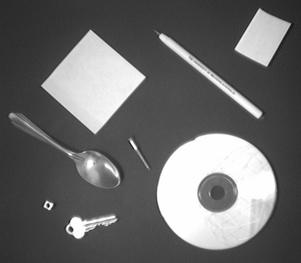
#> input picture test_images/4.jpg, 301 x 263 px
$ jupyter execute --allow-errors main.ipynb   (older library calls are emulated)
#> lines starting #> are read from the running program, lines starting #| are printed output that depends on the picture
# <center> <B> CS517 Project </B></center>
## <center>GVF Snakes (Active contours) </center>
<center></center>

### Submitted by:
* ### Aneeket Mangal 2019CSB1071
* ### Sangram Jagadale 2019CSB1091

### 0. Project Description

This project is an python based implementation of the Gradient Vector Flow snake based on the paper [Snakes, Shapes, and Gradient Vector Flow by Xu & Prince](https://ieeexplore.ieee.org/document/661186).

This technique uses the original force balance equation, as the building point to design the snake (active contour):

$F_{int} + F_{ext}^{(p)} = 0$, where

$F_{int} = \alpha x''(s) - \beta x''''(s)$

$F_{ext} = v(x, y)$

Gradient Vector Flow (GVF) field is defined to be the vector field $v(x, y) = [u(x, y), v(x, y)]$ that minimizes the following energy equation.

$\epsilon = \iint \mu(u_{x}^{2} + u_{y}^{2} + v_{x}^{2} + v_{y}^{2}) + |\nabla f|^{2}|v-\nabla f|^{2} dxdy$

### 1. Package Imports

[cell 1]
import matplotlib.pyplot as plt
import cv2
from tqdm.notebook import tqdm as tqdm
import skimage.filters as skimage_filter
import numpy as np

### 2. File input

[cell 2]
imgPath = "test_images/4.jpg" # file path
# taking image as input, converting into grayscale
img = None
try:
    img = cv2.imread(imgPath, 0)
#> img is the input picture: shape (263, 301); min 14, max 255, mean 106.3
except:
    # in case file is not found
    print("Image path incorrect.")
    exit(0)

plt.figure(figsize=(10, 10))
plt.subplot(1, 1, 1)
plt.title("Input Image")
plt.imshow(img, cmap="gray")

### 3. Edge Map

To get the GVF field, the first step is to extract
the edge map function $f(x, y)$ from the image $I(x, y)$.

According to the paper, the edge map should follow given properties:
* The gradient of an edge map has vectors normal to the edges
* Large values of intensity near the edges.
* Places where $I(x, y)$ is constant, $\nabla f(x, y)$ is 0

A suitable edge map function, which has been considered is:

$f(x, y) = −|\nabla[G_{σ}(x , y)∗I(x , y)]|$

where $G_{σ}$(x , y) is a two dimension gaussian function with standard deviation $σ$.

* Gaussian filter has been used to remove noise from the image.
* Further, sobel filter has been applied for calculating gradient on the resultant image.

[cell 3]
blurImg = cv2.GaussianBlur(img, (5, 5), 0)
gradX = cv2.Sobel(blurImg, cv2.CV_64F, 1, 0) # taking gradient in X direction
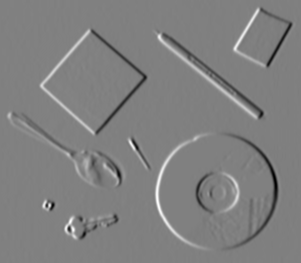
#> gradX: shape (263, 301) float64; min -456, max 451, mean 0; drawn with min black and max white
gradY = cv2.Sobel(blurImg, cv2.CV_64F, 0, 1) # taking gradient in Y direction
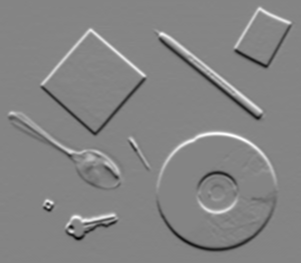
#> gradY: shape (263, 301) float64; min -423, max 390, mean 0.3; drawn with min black and max white
# calculating sqrt((gradX)**2 + (gradY)**2)
edgeMap = np.sqrt((gradX**2) + (gradY**2))
edgeMap = skimage_filter.sobel(blurImg)
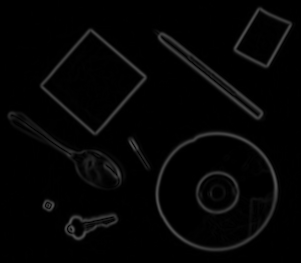
#> edgeMap: shape (263, 301) float64; min 0, max 0.331, mean 0.0205

plt.figure(figsize=(10, 10))
plt.subplot(1, 1, 1)
plt.title("Edge Map")
plt.imshow(edgeMap, cmap="gray")

### 4. Gradient field
Calculation of the gradient vectors of the edge map image

For horizontal direction:
$f_{x}(i, j) = (f(i, j+1) - f(i, j-1))/2$
for corner case:
* $f_{x}(i, 0) = f(i, 1) - f(i, 0)$
* $f_{x}(i, len-1) = f(i, len-1) - f(i, len-2)$

Similarly for gradient in vertical direction

[cell 4]
tempIm = edgeMap.copy()
tempIm = cv2.GaussianBlur(tempIm, (5, 5), 0)
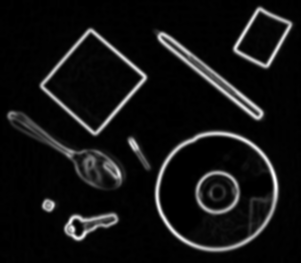
#> tempIm: shape (263, 301) float64; min 0, max 0.262, mean 0.0205; drawn with min black and max white


gradientX = tempIm.copy()
gradientY = tempIm.copy()
for i in range(tempIm.shape[0]):
    for j in range(tempIm.shape[1]):
        if(j == 0):
            gradientX[i][j] = tempIm[i][j+1] - tempIm[i][j]
        elif(j == tempIm.shape[1]-1):
            gradientX[i][j] = tempIm[i][j] - tempIm[i][j-1]
        else:
            gradientX[i][j] = (tempIm[i][j+1] - tempIm[i][j-1])/2
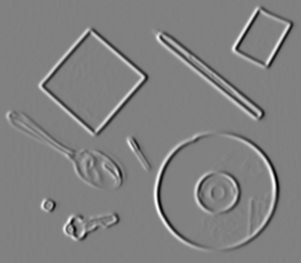
#> gradientX: shape (263, 301) float64; min -0.0838, max 0.0817, mean 2.02e-06; drawn with min black and max white


for i in range(tempIm.shape[1]):
    for j in range(tempIm.shape[0]):
        if(j == 0):
            gradientY[j][i] = tempIm[j+1][i] - tempIm[j][i]
        elif(j == tempIm.shape[0]-1):
            gradientY[j][i] = tempIm[j][i] - tempIm[j-1][i]
        else:
            gradientY[j][i] = (tempIm[j+1][i] - tempIm[j-1][i])/2
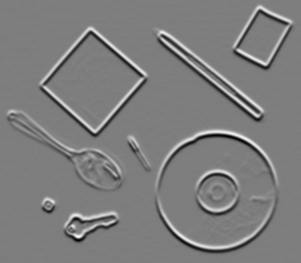
#> gradientY: shape (263, 301) float64; min -0.0721, max 0.0738, mean 2.1e-06; drawn with min black and max white

plt.figure(figsize=(10, 10))
plt.subplot(1, 2, 1)
plt.title("gradient X")
plt.imshow(gradientX, cmap= "seismic")
plt.subplot(1, 2, 2)
plt.title("gradient Y")
plt.imshow(gradientY, cmap = "seismic")

### 5. Gradient Vector field

According to the paper, the iterative solution to the GVF, after few approximations can be written as:

$u_{i, j}^{n+1} = (1-b_{i, j}\Delta t)u_{i, j}^{n} + r(u_{i+1, j}^{n} + u_{i, j+1}^{n} + u_{i-1, j}^{n} + u_{i, j-1}^{n} - 4u_{i, j}^{n}) +  c_{i, j}^{1}\Delta t$

$v_{i, j}^{n+1} = (1-b_{i, j}\Delta t)v_{i, j}^{n} + r(v_{i+1, j}^{n} + v_{i, j+1}^{n} + v_{i-1, j}^{n} + v_{i, j-1}^{n} - 4v_{i, j}^{n}) +  c_{i, j}^{2}\Delta t$

These equations can be rewritten as (in terms of 2D matrix algebra(numpy)):

$u^{n+1} = (1-b*\Delta t)u^{n} + r*laplacian_{3x3}(u^{n}) + c_{1}\Delta t$

$v^{n+1} = (1-b*\Delta t)v^{n} + r*laplacian_{3x3}(v^{n}) + c_{2}\Delta t$

where,

$r = μ\Delta t /\Delta x\Delta y$, the Courant–Friedrichs–Lewy step-size restriction

$b(x, y) = f_{x}(x, y)^{2} + f_{y}(x, y)^{2}$

$c^{1}(x, y) = b(x, y)f_{x}(x, y)$

$c^{2}(x, y) = b(x, y)f_{y}(x, y)$

$μ$ is a parameter that depends on the noise level of the image. It should be in directly proptional nature with the image noise level. If the noise is high, the value of $μ$, should be increased.

The paper suggests that "Provided that $b$, $c^{1}$ and $c^{2}$ are bounded, the first two equations are stable whenever the value of $r <= 0.25$".

We will calculate \Delta t using:

$\Delta t = \Delta x\Delta y/rμ$, the Courant–Friedrichs–Lewy step-size restriction

Number of iterations have been taken to be $\sqrt N$, as per the suggestion of the paper itself, where N is the area of the image $(h*w)$.

[cell 5]
# parameters for GVF
# as defined in the above markdown
dx, dy = 1.0, 1.0
mu = 1 #can be increased if image is noisy
r = 0.25
b = np.square(gradientX) + np.square(gradientY)
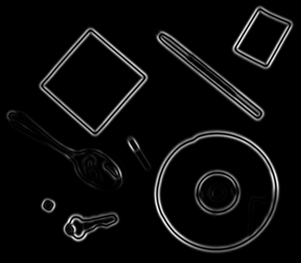
#> b: shape (263, 301) float64; min 0, max 0.00751, mean 0.000336; drawn with min black and max white
c1, c2 = b*gradientX, b*gradientY
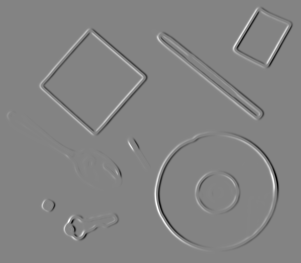
#> c1: shape (263, 301) float64; min -0.000625, max 0.000582, mean -3.77e-07; drawn with min black and max white
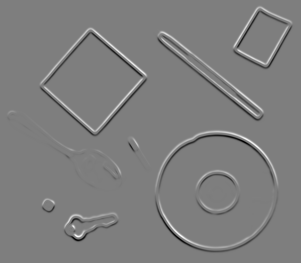
#> c2: shape (263, 301) float64; min -0.000412, max 0.000421, mean 9.67e-08; drawn with min black and max white
dt = (dx*dy)/(r*mu)
N = img.shape[0]*img.shape[1]
#> N = 79163
iter = int(np.sqrt(N))
#> iter = 281
iterations = list(range(iter))
#> iterations = 281 values from 0 to 280

# initializing u, v with the values of fx and fy
u, v = gradientX, gradientY

#> (the rest of this cell did not finish here and is left out)

### 6. Results

[cell 6]
H, W = img.shape
#> H = 263; W = 301
Y, X = np.meshgrid(range(0, H, 5), range(0, W, 5))


plt.figure(figsize=(15, 15))
plt.subplot(1, 2, 1)
plt.title("Edge map")
scale = np.sqrt(np.max(gradientX**2+gradientY**2))*25
#> scale = 2.17
plt.imshow(img, cmap='gray')
plt.quiver(X, Y, gradientX[Y, X], -gradientY[Y, X], scale=scale, color='red', headwidth = 3)
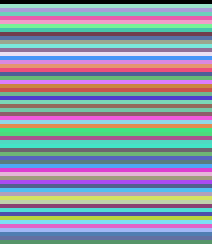
#> X: shape (61, 53) int64 (shown 4 times larger); 61 distinct labels, from 0 to 300; one colour per label, 0 black


plt.subplot(1, 2, 2)
plt.title("GVF")
#> (the rest of this cell did not finish here and is left out)

$ run again, with test_images/3.jpg copied over test_images/4.jpg
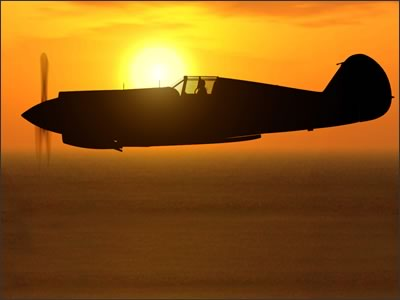
#> input picture test_images/3.jpg, 400 x 300 px
#> `c1, c2 = b*gradientX, b*gradientY`:
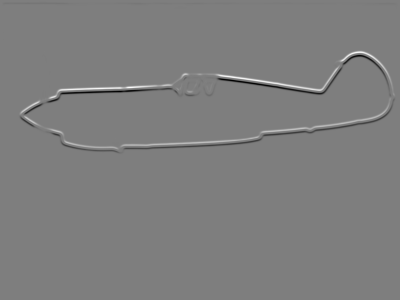
#> c2: shape (300, 400) float64; min -0.000483, max 0.000494, mean -2.43e-08; drawn with min black and max white
#> scale = 2.01
#> `plt.quiver(X, Y, gradientX[Y, X], -gradientY[Y, X], scale=scale, color..`:
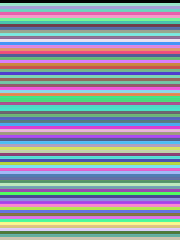
#> X: shape (80, 60) int64 (shown 3 times larger); 80 distinct labels, from 0 to 395; one colour per label, 0 black
